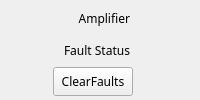
       <widget class="QEFrame" name="qeframe_3">
        <layout class="QVBoxLayout" name="verticalLayout_4">
         <property name="spacing">
          <number>1</number>
         </property>
         <property name="leftMargin">
          <number>1</number>
         </property>
         <property name="topMargin">
          <number>1</number>
         </property>
         <property name="rightMargin">
          <number>1</number>
         </property>
         <property name="bottomMargin">
          <number>1</number>
         </property>
         <item>
          <layout class="QHBoxLayout" name="horizontalLayout_4" stretch="3,20">
           <property name="spacing">
            <number>0</number>
           </property>
           <item>
            <widget class="QEFrame" name="qeframe_8">
             <property name="lineWidth">
              <number>3</number>
             </property>
             <layout class="QVBoxLayout" name="verticalLayout_9">
              <property name="spacing">
               <number>3</number>
              </property>
              <property name="leftMargin">
               <number>3</number>
              </property>
              <property name="topMargin">
               <number>3</number>
              </property>
              <property name="rightMargin">
               <number>3</number>
              </property>
              <property name="bottomMargin">
               <number>3</number>
              </property>
              <item>
               <layout class="QGridLayout" name="gridLayout_5" rowstretch="1,1,1" columnstretch="1">
                <property name="spacing">
                 <number>2</number>
                </property>
                <item row="0" column="0">
                 <layout class="QHBoxLayout" name="horizontalLayout_35">
                  <property name="rightMargin">
                   <number>3</number>
                  </property>
                  <item>
                   <spacer name="horizontalSpacer_23">
                    <property name="orientation">
                     <enum>Qt::Horizontal</enum>
                    </property>
                    <property name="sizeHint" stdset="0">
                     <size>
                      <width>40</width>
                      <height>20</height>
                     </size>
                    </property>
                   </spacer>
                  </item>
                  <item>
                   <widget class="QLabel" name="label_86">
                    <property name="sizePolicy">
                     <sizepolicy hsizetype="Preferred" vsizetype="Preferred">
                      <horstretch>0</horstretch>
                      <verstretch>0</verstretch>
                     </sizepolicy>
                    </property>
                    <property name="sizeIncrement">
                     <size>
                      <width>1</width>
                      <height>1</height>
                     </size>
                    </property>
                    <property name="font">
                     <font>
                      <family>Abyssinica SIL</family>
                      <pointsize>9</pointsize>
                     </font>
                    </property>
                    <property name="text">
                     <string>                        Amplifier</string>
                    </property>
                    <property name="alignment">
                     <set>Qt::AlignCenter</set>
                    </property>
                   </widget>
                  </item>
                 </layout>
                </item>
                <item row="2" column="0">
                 <layout class="QHBoxLayout" name="horizontalLayout_37">
                  <item>
                   <spacer name="horizontalSpacer_24">
                    <property name="orientation">
                     <enum>Qt::Horizontal</enum>
                    </property>
                    <property name="sizeHint" stdset="0">
                     <size>
                      <width>40</width>
                      <height>20</height>
                     </size>
                    </property>
                   </spacer>
                  </item>
                  <item>
                   <widget class="QEPushButton" name="qepushbutton_2">
                    <property name="sizePolicy">
                     <sizepolicy hsizetype="Preferred" vsizetype="Expanding">
                      <horstretch>0</horstretch>
                      <verstretch>0</verstretch>
                     </sizepolicy>
                    </property>
                    <property name="minimumSize">
                     <size>
                      <width>0</width>
                      <height>1</height>
                     </size>
                    </property>
                    <property name="font">
                     <font>
                      <family>Abyssinica SIL</family>
                      <pointsize>9</pointsize>
                     </font>
                    </property>
                    <property name="text">
                     <string>ClearFaults</string>
                    </property>
                    <property name="iconSize">
                     <size>
                      <width>5</width>
                      <height>5</height>
                     </size>
                    </property>
                    <property name="variable" stdset="0">
                     <string>$(DMC)CLEARAMPFAULTS_CMD</string>
                    </property>
                    <property name="alignment" stdset="0">
                     <set>Qt::AlignCenter</set>
                    </property>
                   </widget>
                  </item>
                 </layout>
                </item>
                <item row="1" column="0">
                 <layout class="QHBoxLayout" name="horizontalLayout_38">
                  <property name="rightMargin">
                   <number>3</number>
                  </property>
                  <item>
                   <spacer name="horizontalSpacer_29">
                    <property name="orientation">
                     <enum>Qt::Horizontal</enum>
                    </property>
                    <property name="sizeHint" stdset="0">
                     <size>
                      <width>40</width>
                      <height>20</height>
                     </size>
                    </property>
                   </spacer>
                  </item>
                  <item>
                   <widget class="QLabel" name="label_87">
                    <property name="sizePolicy">
                     <sizepolicy hsizetype="Preferred" vsizetype="Preferred">
                      <horstretch>0</horstretch>
                      <verstretch>0</verstretch>
                     </sizepolicy>
                    </property>
                    <property name="sizeIncrement">
                     <size>
                      <width>1</width>
                      <height>1</height>
                     </size>
                    </property>
                    <property name="font">
                     <font>
                      <family>Abyssinica SIL</family>
                      <pointsize>9</pointsize>
                     </font>
                    </property>
                    <property name="text">
                     <string>Fault Status</string>
                    </property>
                    <property name="alignment">
                     <set>Qt::AlignCenter</set>
                    </property>
                   </widget>
                  </item>
                 </layout>
                </item>
               </layout>
              </item>
             </layout>
            </widget>
           </item>
           <item>
            <widget class="QEFormGrid" name="qeformgrid_3">
             <property name="sizePolicy">
              <sizepolicy hsizetype="Preferred" vsizetype="Preferred">
               <horstretch>0</horstretch>
               <verstretch>0</verstretch>
              </sizepolicy>
             </property>
             <property name="uiFile">
              <string>galil_quadAmpFaults.ui</string>
             </property>
             <property name="variableSubstitutions" stdset="0">
              <string/>
             </property>
             <property name="number">
              <number>2</number>
             </property>
             <property name="columns">
              <number>2</number>
             </property>
             <property name="margin">
              <number>0</number>
             </property>
             <property name="spacing">
              <number>0</number>
             </property>
             <property name="colMacroPrefix">
              <string>COL</string>
             </property>
             <property name="colNumberWidth">
              <number>1</number>
             </property>
            </widget>
           </item>
          </layout>
         </item>
        </layout>
       </widget>
